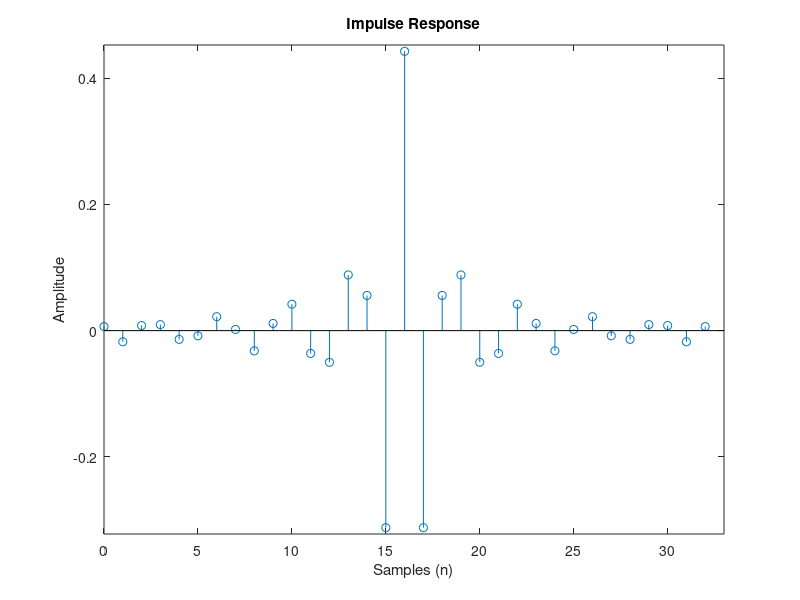
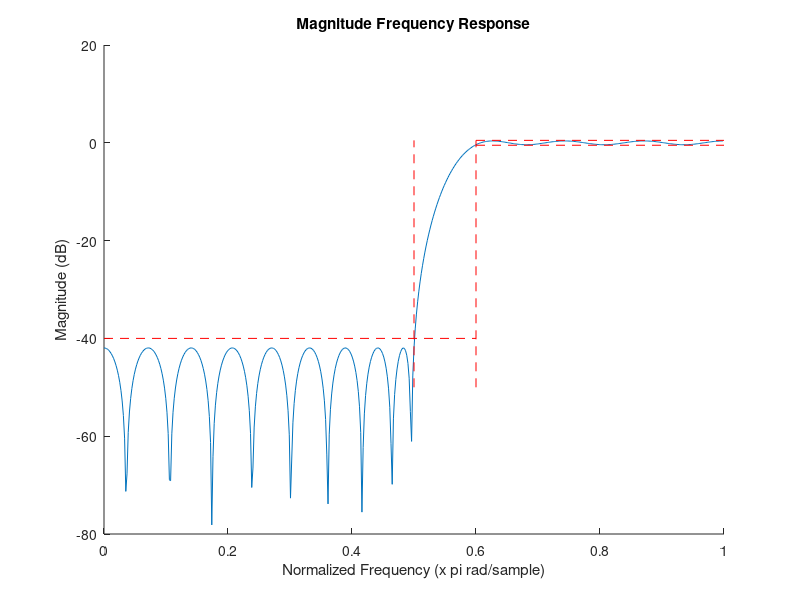
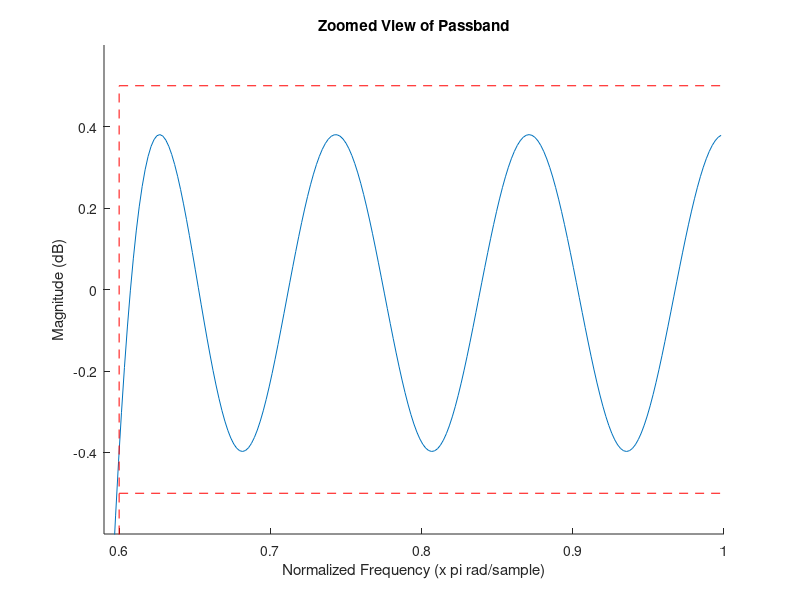
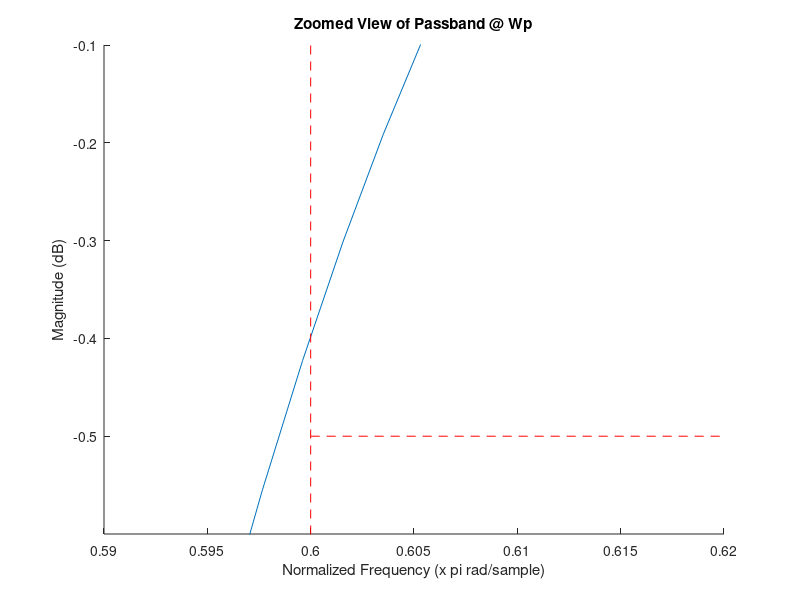

These charts were generated, in order, by the following MATLAB code: (Note: this script raises an error after producing the figures.)
%% Problem 1

% LPF passband/stopband specifications
wp = 0.6*pi;
ws = 0.5*pi;

% Rp was assumed to be the peak to peak passband ripple value as opposed to
% the peak ripple value. I asked in the for clarification on this in the
% module 5 discussion forum but did not recieve any responses.
Rp =  1;    %dB
Rs = 40;    %dB


% Change Rp to Peak Ripple value using to peak to peak
Rp = Rp/2;


% Calculate linear 1-ds and 1+ds ripple parameters. The smallest value of 
% ds will be used in the firpmord() function. 
% 20*Log(1-d1) = -Rp
% 20*Log(1+d1) =  Rp
Rp_linear = min([(1-10^(-Rp/20)) (10^(Rp/20)-1)]);


% Compute estimated filter order and other design params using firpmord()
[N,fo,mo,w] = firpmord([ws/pi wp/pi], [0 1], [10^(-Rs/20) Rp_linear]);


% Increase filter order by 2 since original order was under estimated
N = N+2;
b = firpm(N,fo,mo,w);


% Compute Frequency Response
[H,w] = freqz(b);


% Plot Impulse Response
figure(1)
stem((0:N),b);
axis([0 N+1 min(b)-0.01 max(b)+0.01]);
title('Impulse Response');
xlabel('Samples (n)'); ylabel('Amplitude');


% Plot Frequency Response
figure(2)
hold on
plot(w/pi, 20*log10(abs(H)));
title('Magnitude Frequency Response');
xlabel('Normalized Frequency (x pi rad/sample)'); ylabel('Magnitude (dB)');
line([wp/pi wp/pi],[-Rs-10 Rp],'color','red','LineStyle','--');
line([ws/pi ws/pi],[-Rs-10 Rp],'color','red','LineStyle','--');
line([0 wp/pi],[-Rs -Rs],'color','red','LineStyle','--');
line([wp/pi 1],[-Rp -Rp],'color','red','LineStyle','--');
line([wp/pi 1],[Rp Rp],'color','red','LineStyle','--');


% Zoomed view of passband
figure(3)
hold on
plot(w/pi, 20*log10(abs(H)));
title('Zoomed View of Passband');
xlabel('Normalized Frequency (x pi rad/sample)'); ylabel('Magnitude (dB)');
axis([wp/pi-0.01 1 -Rp-0.1 Rp+0.1]);
line([wp/pi wp/pi],[-Rs-10 Rp],'color','red','LineStyle','--');
line([ws/pi ws/pi],[-Rs-10 Rp],'color','red','LineStyle','--');
line([0 wp/pi],[-Rs -Rs],'color','red','LineStyle','--');
line([wp/pi 1],[-Rp -Rp],'color','red','LineStyle','--');
line([wp/pi 1],[Rp Rp],'color','red','LineStyle','--');


% Further zoomed view on passband at wp
figure(4)
hold on
plot(w/pi, 20*log10(abs(H)));
title('Zoomed View of Passband @ Wp');
xlabel('Normalized Frequency (x pi rad/sample)'); ylabel('Magnitude (dB)');
axis([0.59 0.62 -0.6 -0.1]);
line([wp/pi wp/pi],[-Rs-10 Rp],'color','red','LineStyle','--');
line([ws/pi ws/pi],[-Rs-10 Rp],'color','red','LineStyle','--');
line([0 wp/pi],[-Rs -Rs],'color','red','LineStyle','--');
line([wp/pi 1],[-Rp -Rp],'color','red','LineStyle','--');
line([wp/pi 1],[Rp Rp],'color','red','LineStyle','--');


% Zoomed view of stopband
figure(5)
hold on
plot(w/pi, 20*log10(abs(H)));
title('Zoomed View of Stopband');
xlabel('Normalized Frequency (x pi rad/sample)'); ylabel('Magnitude (dB)');
axis([0 ws/pi+0.01 -43 -39.5]);
line([ws/pi ws/pi],[-Rs-10 Rp],'color','red','LineStyle','--');
line([0 wp/pi],[-Rs -Rs],'color','red','LineStyle','--');


% Further zoomed view of stopband at ws
figure(6)
hold on
plot(w/pi, 20*log10(abs(H)));
title('Zoomed View of Stopband @ Ws');
xlabel('Normalized Frequency (x pi rad/sample)'); ylabel('Magnitude (dB)');
axis([0.47 0.52 -43 -39.5]);
line([ws/pi ws/pi],[-Rs-10 Rp],'color','red','LineStyle','--');
line([0 wp/pi],[-Rs -Rs],'color','red','LineStyle','--');

%% Problem 2

% Filter specifications
wp = 0.3*pi;
ws = 0.5*pi;
N = 30;
M = N/2;
alpha = [0.2 0.5];

h = zeros(length(alpha),N+1);

% Compute impulse response for alpha=0.2 and alpha=0.5
for a=1:length(alpha)
    % Compute Ps Matrix
    syms w;
    cw = cos((0:M)*w).';
    cw = cw*cw.';

    Ps = zeros(M+1,M+1);
    w = linspace(ws,pi,5000);

    for m=0:M
        for n=0:M
            % Evaluate cw(m,n) at each value of w
            c = eval(cw(m+1,n+1));

            % Handling cases where c = 1 or 0
            if c==1
                c = ones(length(w),1);
            elseif c==0
                c = zeros(length(w),1);
            end

            % Compute integral
            Ps(m+1,n+1) = (1/pi)*trapz(w,c);
        end
    end

    % Compute Pp Matrix
    syms w;
    cw = cos((0:M)*w).';
    cw = (1 - cw)*(1 - cw).';

    Pp = zeros(M+1,M+1);
    w = linspace(0,wp,5000);

    for m=0:M
        for n=0:M
            % Evaluate cw(m,n) at each value of w
            c = eval(cw(m+1,n+1));

            % Handling cases where c = 1 or 0
            if c==1
                c = ones(length(w),1);    
            elseif c==0
                c = zeros(length(w),1);
            end

            % Compute Integral
            Pp(m+1,n+1) = (1/pi)*trapz(w,c);
        end
    end

    % Compute P
    P = alpha(a)*Ps + (1-alpha(a))*Pp;

    % Compute Eigen Vectors/Values of P
    [V,D] = eig(P,'vector');

    % Find index of smallest Eigen value in the Eigen value column vector
    ind = find(D==min(D));

    % Find Eigen Vector containing smallest Eigen value using the index
    b = V(:,ind);

    % Re-organize bn to get h(n)
    % h(M) = b(0)
    h(a,M+1) = b(1);
    
    % h(n) = b(n)/2 for n = 1 to M
    h(a,M+2:end) = b(2:M+1).'/2;
    h(a,1:M) = flip(b(2:M+1).'/2);
    
    h(a,:) = h(a,:)/sum(h(a,:));
    
end


% Least Squares Impulse Reponse and Frequency Response
hls = firls(30,[0 .3 0.5 1],[1 1 0 0]);
[Hls,wls] = freqz(hls);


% Magnitude Response for alpha = 0.2
h_02 = h(1,:);
[H_02,w02] = freqz(h_02);


% Magnitude Response for alpha = 0.5
h_05 = h(2,:);
[H_05,w05] = freqz(h_05);


% Plot Impulse Response for alpha=0.2, alpha=0.5, and
% least squares
figure(7)
hold on
stem(h_02);
stem(h_05);
stem(hls);
title('Impulse Response');
xlabel('Samples (n)'); ylabel('Amplitude');
legend('Eigen,alpha=0.2','Eigen,alpha=0.5','Least Squares');


% Zoomed view of some of the impulse response values
figure(8)
hold on
stem(h_02);
stem(h_05);
stem(hls);
axis([15.99 16.01 0.396 0.408]);
title('Zoomed View of h(16)');
xlabel('Samples (n)'); ylabel('Amplitude');
legend('Eigen,alpha=0.2','Eigen,alpha=0.5','Least Squares');


% Plot Magnitude Response for alpha=0.2, alpha=0.5, and
% least squares
figure(9);
hold on
p1 = plot(w02/pi,20*log10(abs(H_02)));
p2 = plot(w05/pi,20*log10(abs(H_05)));
p3 = plot(wls/pi,20*log10(abs(Hls)));
title('Magnitude Response');
xlabel('Normalized Frequency (x pi rad/sample)'); ylabel('Magnitude Response (dB)');
line([ws/pi ws/pi],[-100 10],'color','red','LineStyle','--');
line([wp/pi wp/pi],[-100 10],'color','red','LineStyle','--');
legend([p1 p2 p3],'Eigen,alpha=0.2','Eigen,alpha=0.5','Least Squares');


% Zoomed view of Magnitude Response (Passband)
figure(10);
hold on
p1 = plot(w02/pi,20*log10(abs(H_02)));
p2 = plot(w05/pi,20*log10(abs(H_05)));
p3 = plot(wls/pi,20*log10(abs(Hls)));
axis([0 0.35 -0.1 0.1]);
title('Zoomed View of Passband');
xlabel('Normalized Frequency (x pi rad/sample)'); ylabel('Magnitude Response (dB)');
line([wp/pi wp/pi],[-100 10],'color','red','LineStyle','--');
legend([p1 p2 p3],'Eigen,alpha=0.2','Eigen,alpha=0.5','Least Squares');


% Zoomed view of Magnitude Response (Stopband)
figure(11);
hold on
p1 = plot(w02/pi,20*log10(abs(H_02)));
p2 = plot(w05/pi,20*log10(abs(H_05)));
p3 = plot(wls/pi,20*log10(abs(Hls)));
axis([ws/pi-0.1 1 -100 -40]);
title('Zoomed View of Stopband');
xlabel('Normalized Frequency (x pi rad/sample)'); ylabel('Magnitude Response (dB)');
line([ws/pi ws/pi],[-100 10],'color','red','LineStyle','--');
legend([p1 p2 p3],'Eigen,alpha=0.2','Eigen,alpha=0.5','Least Squares');